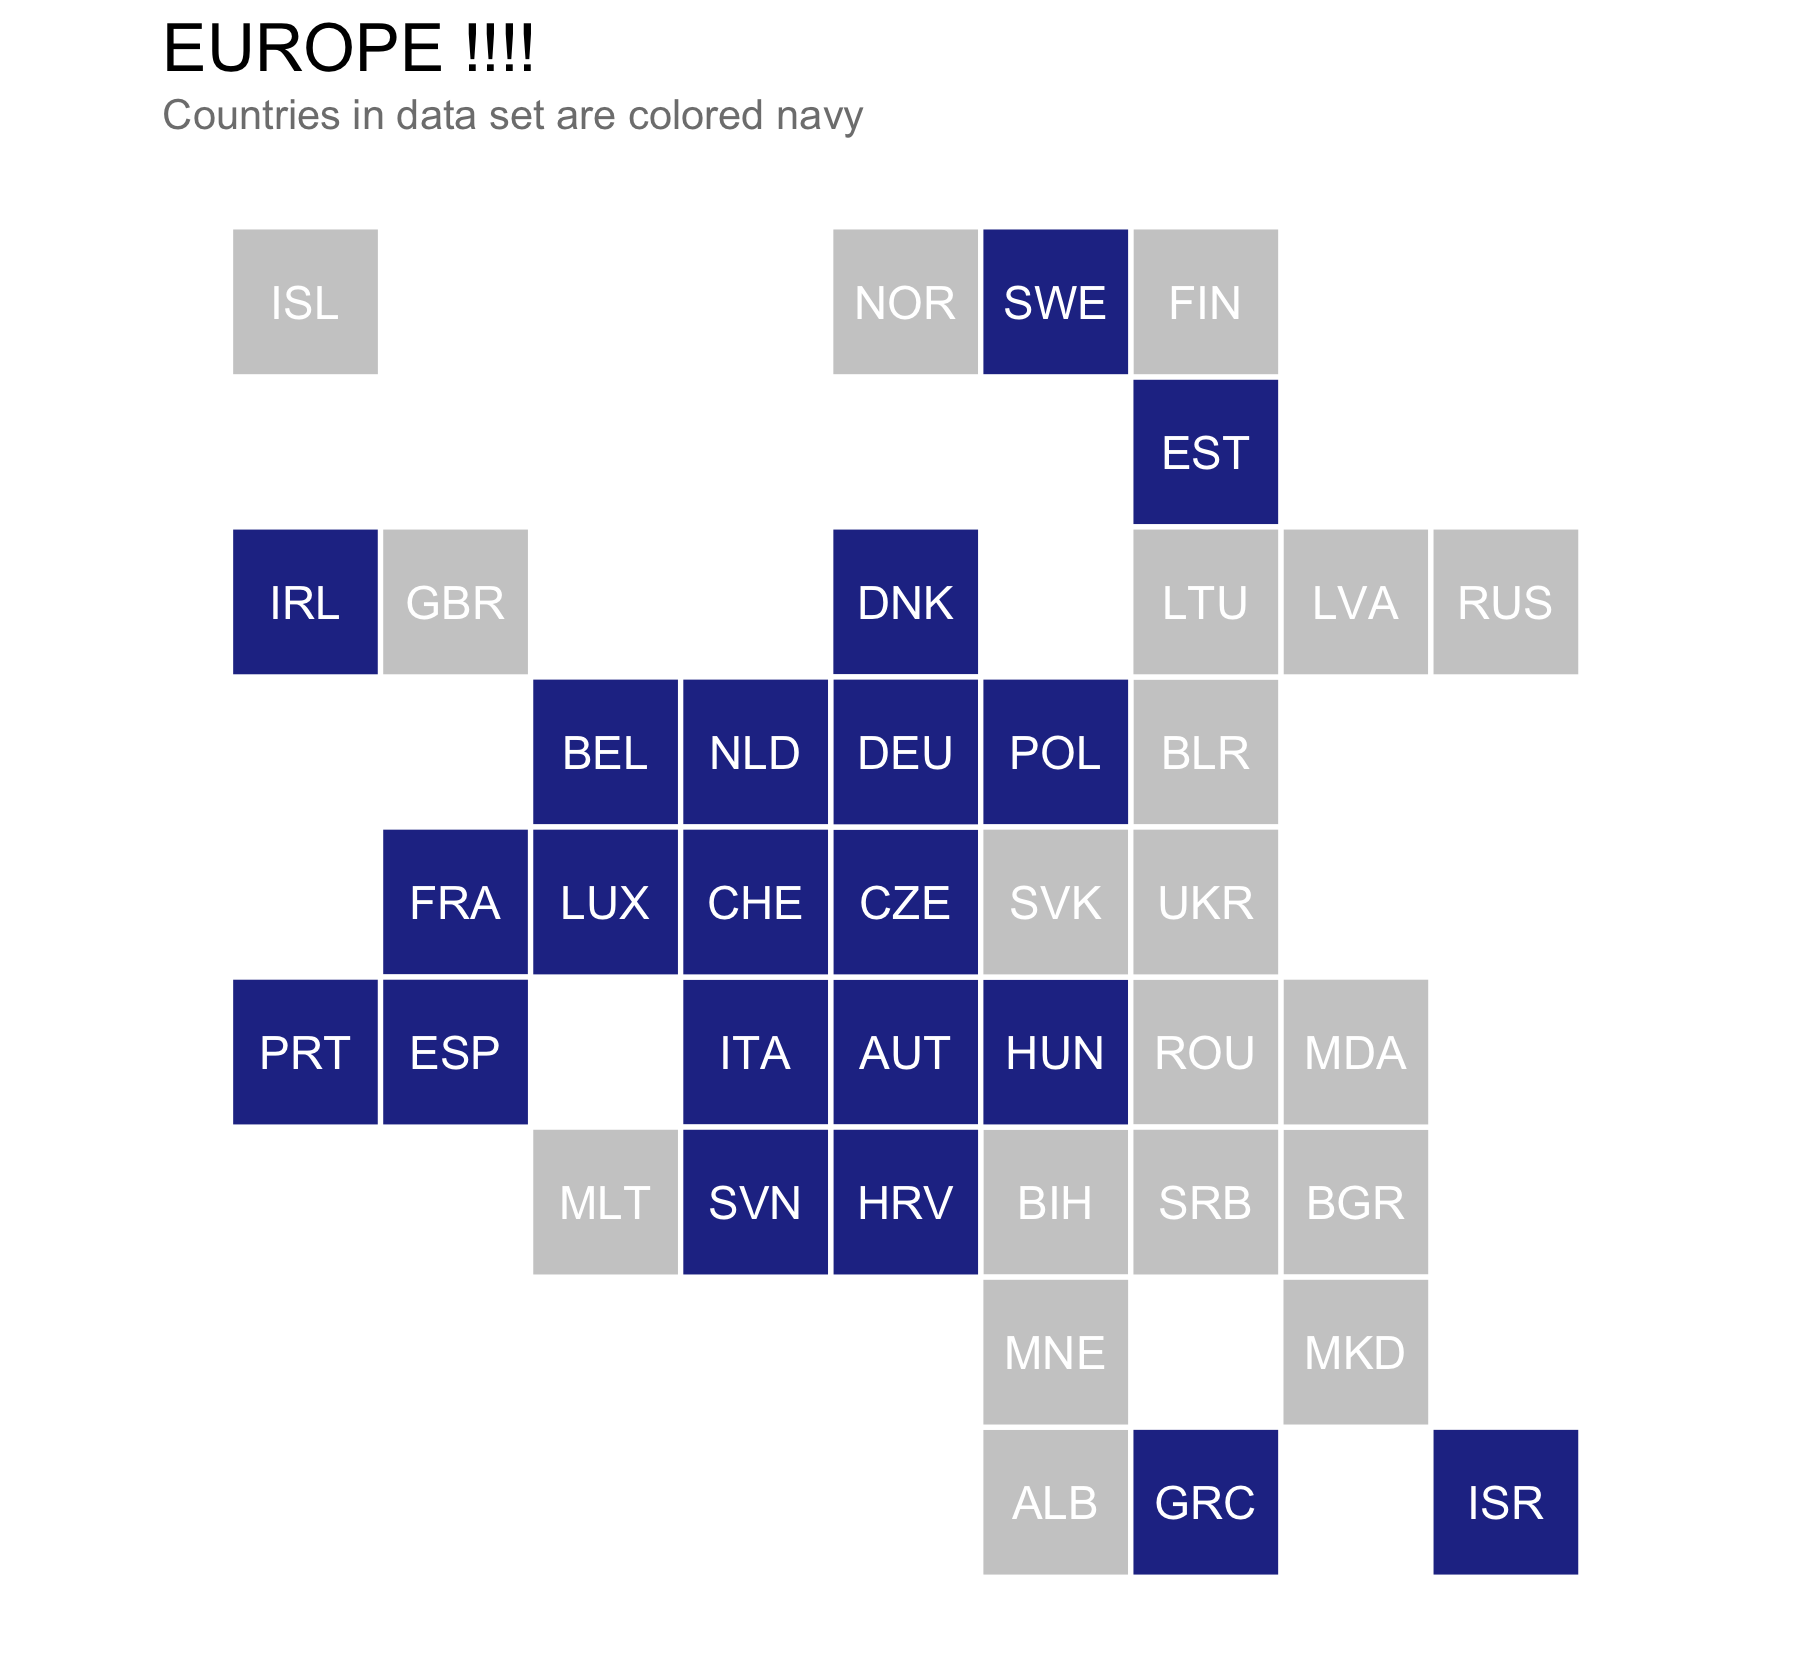

Write the R code that produced this figure.
#########################################################################################################
# SPL Project
# 
#########################################################################################################
# Europe Grid Map
# 
# Inspiration: https://policyviz.com/2017/05/04/european-tile-grid-map/
# Advanced: https://policyviz.com/2016/05/19/small-multiple-tile-grid-map/
# Graphical representation of Europe using square grids
#########################################################################################################

# SET WORKSPACE
rm(list = ls())

wd <- file.path(Sys.getenv("HOME"), "Documents/Projects/SPL_Project") # if PC, use "USERPROFILE" instead of "HOME"
setwd(wd)

# LOAD PACKAGES
needs(countrycode, ggplot2, dplyr)

# LOAD DATA
coordinates <- readxl::read_excel("Examples/Coordinates.xlsx", sheet = 1)
codes       <- countrycode_data

#########################################################################################################
# Data Preparation

df <- left_join(coordinates, codes, by = c("Country" = "country.name.en")) %>% select(Country, iso3c, X, Y, InSet)

colorIn <- c("TRUE" = "#253494", "FALSE" = "#cccccc")

#########################################################################################################
# Graph

p <- ggplot(data = df, aes(x = X, y = Y)) +
  geom_tile(aes(fill = InSet), color = "white", size = 0.6) + 
  geom_text(aes(label = iso3c), color = "white") + 
  
  scale_fill_manual(values = colorIn) + 
  
  labs(title = "EUROPE !!!!") + 
  labs(subtitle = "Countries in data set are colored navy") + 
  
  coord_fixed(ratio = 1) + 
  
  theme_minimal() + 
  theme(axis.line = element_blank()) + 
  theme(axis.text = element_blank()) +
  theme(axis.title = element_blank()) + 
  theme(panel.background = element_blank()) +
  theme(panel.grid = element_blank()) + 
  theme(legend.position = "none") + 
  
  theme(plot.title = element_text(size=16)) +
  theme(plot.subtitle = element_text(size=10, color = "#7F7F7F"))
p

ggsave("Examples/GridMap.png", plot = last_plot(), width = 6, units = "in")